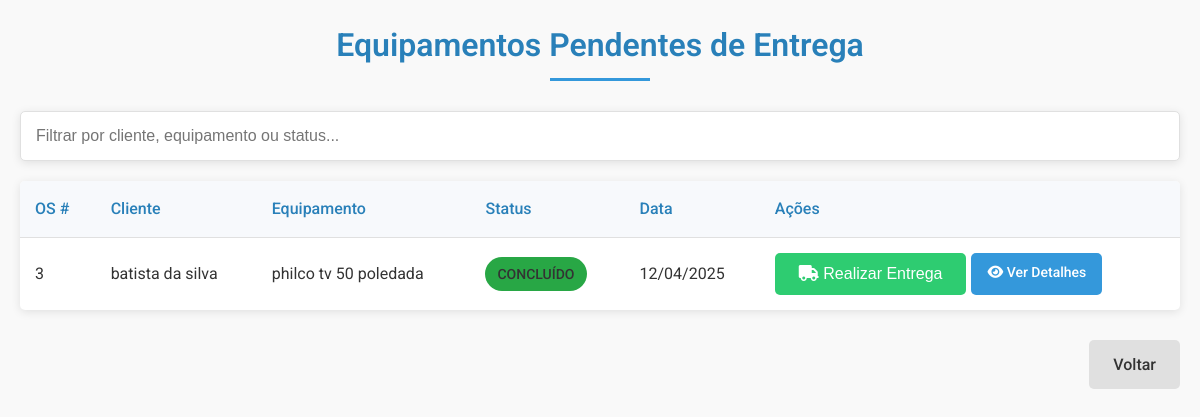
The page /pendentes_entrega (signed in) on the database as committed earlier.
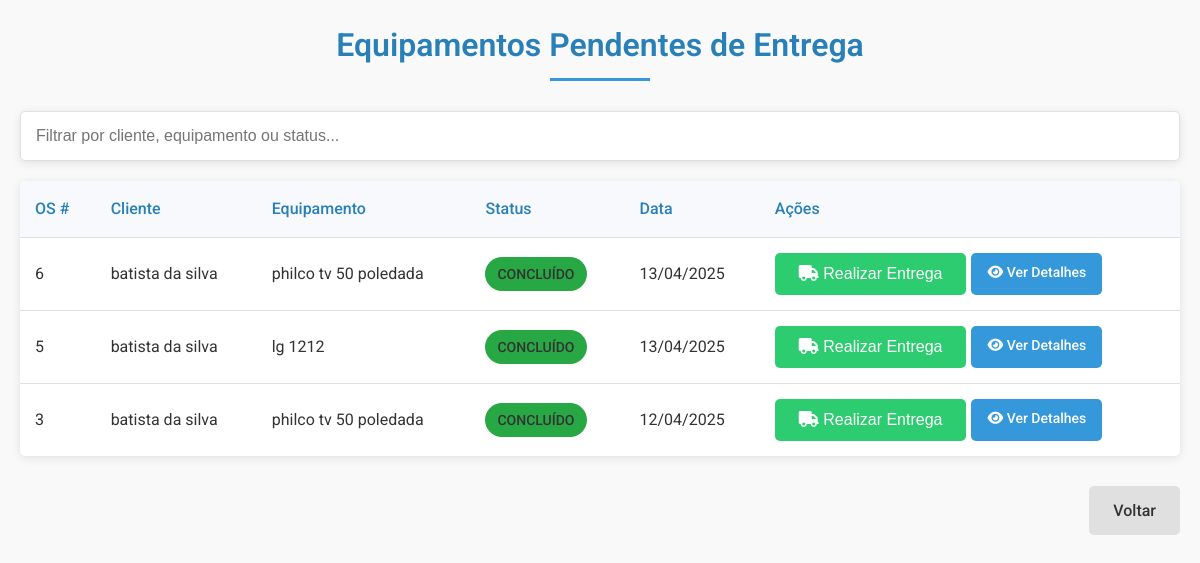
The same page on the database as committed later.
### tables this page shows
CREATE TABLE ordens (
    id INTEGER PRIMARY KEY AUTOINCREMENT,
    equipamento_id INTEGER NOT NULL,
    usuario_id INTEGER NOT NULL,
    status TEXT NOT NULL,
    declaracao TEXT,
    relatorio_pecas TEXT,
    data_criacao TIMESTAMP DEFAULT CURRENT_TIMESTAMP, visivel INTEGER DEFAULT 1,
    FOREIGN KEY (equipamento_id) REFERENCES equipamentos (id),
    FOREIGN KEY (usuario_id) REFERENCES usuarios (id)
);

CREATE TABLE clientes (
    id INTEGER PRIMARY KEY AUTOINCREMENT,
    nome TEXT NOT NULL,
    email TEXT NOT NULL,
    telefone TEXT NOT NULL,
    endereco TEXT NOT NULL,
    data_cadastro TIMESTAMP DEFAULT CURRENT_TIMESTAMP
);

CREATE TABLE equipamentos (
    id INTEGER PRIMARY KEY AUTOINCREMENT,
    cliente_id INTEGER NOT NULL,
    marca TEXT NOT NULL,
    modelo TEXT NOT NULL,
    serie TEXT,
    estado_equipamento TEXT NOT NULL,
    defeito_relatado TEXT NOT NULL,
    codigo_barras TEXT,
    foto1 TEXT,
    foto2 TEXT,
    data_cadastro TIMESTAMP DEFAULT CURRENT_TIMESTAMP,
    FOREIGN KEY (cliente_id) REFERENCES clientes (id)
);

### app.py (the view)
@app.route('/pendentes_entrega')
@login_required
def pendentes_entrega():
    with sqlite3.connect('database.db') as conn:
        cursor = conn.cursor()
        cursor.execute('''
            SELECT o.id, c.nome, e.marca, e.modelo, o.status, o.data_criacao
            FROM ordens o
            JOIN equipamentos e ON o.equipamento_id = e.id
            JOIN clientes c ON e.cliente_id = c.id
            WHERE o.status IN ('Concluído', 'Devolvido sem reparo')
            ORDER BY o.data_criacao DESC
        ''')
        ordens = cursor.fetchall()
    return render_template('pendentes_entrega.html', ordens=ordens, usuario=session.get('usuario_nome'))

### app.py (called while the page is built)
@app.template_filter('formatdate')
def format_date(value):
    if value:
        from datetime import datetime
        if isinstance(value, str):
            try:
                value = datetime.strptime(value, '%Y-%m-%d %H:%M:%S')
            except ValueError:
                return value
        return value.strftime('%d/%m/%Y')
    return ""

def login_required(view):
    @functools.wraps(view)
    def wrapped_view(**kwargs):
        if 'usuario_id' not in session:
            return redirect(url_for('login'))
        return view(**kwargs)
    return wrapped_view

### templates/pendentes_entrega.html (shortened to what this page needs)
<!DOCTYPE html>
<html lang="pt-br">
<head>
    <link rel="stylesheet" href="https://cdnjs.cloudflare.com/ajax/libs/font-awesome/6.4.2/css/all.min.css"
 />
    <link rel="stylesheet" href="{{ url_for('static', filename='css/style.css') }}">
</head>
<body>
    <div class="container">
        <h1 class="title">Equipamentos Pendentes de Entrega</h1>
        <div class="filter-container">
            <input type="text" id="filtro" placeholder="Filtrar por cliente, equipamento ou status..."
                onkeyup="filtrarTabela()">
        </div>
        {% if ordens %}
        <div class="table-container">
            <table class="relatorio-table" id="tabelaOrdens">
                <thead>
                    <tr>
                        <th>OS #</th>
                        <th>Cliente</th>
                        <th>Equipamento</th>
                        <th>Status</th>
                        <th>Data</th>
                        <th>Ações</th>
                    </tr>
                </thead>
                <tbody>
                    {% for ordem in ordens %}
                    <tr>
                        <td>{{ ordem[0] }}</td>
                        <td>{{ ordem[1] }}</td>
                        <td>{{ ordem[2] }} {{ ordem[3] }}</td>
                        <td>
                            <span class="status-badge status-{{ ordem[4]|lower|replace(' ', '-') }}">
                                {{ ordem[4] }}
                            </span>
                        </td>
                        <td>{{ ordem[5]|formatdate }}</td>
                        <td class="actions-cell">
                            <button
                                onclick="abrirModalEntrega({{ ordem[0] }}, '{{ ordem[1] }}', '{{ ordem[2] }} {{ ordem[3] }}')"
                                class="btn-success">
                                <i class="fas fa-truck"></i> Realizar Entrega
                            </button>
                            <a href="{{ url_for('visualizar_ordem', ordem_id=ordem[0]) }}" class="btn-view">
                                <i class="fas fa-eye"></i> Ver Detalhes
                            </a>
                        </td>
                    </tr>
                    {% endfor %}
                </tbody>
            </table>
        </div>
        {% else %}
        <div class="no-data">
            <p>Não há equipamentos pendentes de entrega.</p>
        </div>
        {% endif %}
        <div class="buttons">
            <a href="{{ url_for('index') }}" class="btn-secondary">Voltar</a>
        </div>
    </div>
</body>
</html>

### static/css/style.css (style rules this page uses)
* { box-sizing: border-box; margin: 0; padding: 0; }
:root { --primary-color: #3498db; --primary-dark: #2980b9; --secondary-color: #2ecc71; --secondary-dark: #27ae60; --warning-color: #e74c3c; --text-color: #333; --light-gray: #f5f5f5; --medium-gray: #e0e0e0; --dark-gray: #777; --white: #fff; --shadow: 0 2px 10px rgba(0, 0, 0, 0.1); --border-radius: 5px; }
body { font-family: 'Roboto', -apple-system, BlinkMacSystemFont, 'Segoe UI', Arial, sans-serif; line-height: 1.6; color: var(--text-color); background-color: #f9f9f9; }
.container { max-width: 1200px; margin: 0 auto; padding: 20px; }
.title { color: var(--primary-dark); margin-bottom: 30px; text-align: center; position: relative; padding-bottom: 10px; font-weight: 600; }
.title::after { content: ''; position: absolute; bottom: 0; left: 50%; transform: translateX(-50%); width: 100px; height: 3px; background-color: var(--primary-color); }
input[type="text"], input[type="email"], input[type="tel"], input[type="password"], select, textarea { width: 100%; padding: 12px; border: 1px solid var(--medium-gray); border-radius: var(--border-radius); font-size: 16px; transition: border-color 0.3s, box-shadow 0.3s; }
.buttons { display: flex; gap: 15px; justify-content: flex-end; margin-top: 30px; }
.btn-primary, .btn-secondary, .btn-success, .btn-warning, .btn-view { display: inline-block; padding: 12px 24px; border: none; border-radius: var(--border-radius); font-size: 16px; font-weight: 500; cursor: pointer; text-decoration: none; transition: all 0.3s; text-align: center; }
.btn-secondary { background-color: var(--medium-gray); color: var(--text-color); }
.btn-success { background-color: var(--secondary-color); color: var(--white); }
.btn-view { background-color: var(--primary-color); color: var(--white); padding: 8px 16px; font-size: 14px; }
.actions-cell { white-space: nowrap; display: flex; gap: 5px; }
.table-container { overflow-x: auto; margin: 20px 0; background-color: var(--white); border-radius: var(--border-radius); box-shadow: var(--shadow); }
.relatorio-table { width: 100%; border-collapse: collapse; }
.relatorio-table th, .relatorio-table td { padding: 15px; text-align: left; border-bottom: 1px solid var(--medium-gray); }
.relatorio-table th { background-color: #f7f9fc; font-weight: 500; color: var(--primary-dark); }
.relatorio-table tr:last-child td { border-bottom: none; }
.filter-container { margin: 20px 0; }
.filter-container input { width: 100%; padding: 15px; border: 1px solid var(--medium-gray); border-radius: var(--border-radius); box-shadow: var(--shadow); font-size: 16px; }
.status-badge { display: inline-block; padding: 6px 12px; border-radius: 20px; font-size: 14px; font-weight: 500; text-transform: uppercase; }
.status-concluído { background-color: #28a745; }

Rows that differ between the two databases and show on the page:
added ordens: id "6", nome "batista da silva", marca "philco", modelo "tv 50 poledada", status "CONCLUÍDO", data_criacao "13/04/2025"
added ordens: id "5", nome "batista da silva", marca "lg", modelo "1212", status "CONCLUÍDO", data_criacao "13/04/2025"
